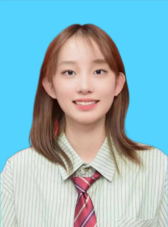
#> input picture fig.png, 168 x 227 px
$ python -i classical_processing.py   (imports and definitions only)   (older library calls are emulated)
#> lines starting #> are read from the running program, lines starting #| are printed output that depends on the picture
#> further down, picture is the input picture: shape (227, 168, 3); mean B, G, R 193.1, 183.2, 145.4
"""传统数字图像处理算法实现。"""

from __future__ import annotations

from pathlib import Path

import cv2
import numpy as np

from utils.io_utils import save_image


def histogram_equalization_color(image_bgr: np.ndarray) -> np.ndarray:
    """对彩色图像的亮度通道做直方图均衡化。"""
    ycrcb = cv2.cvtColor(image_bgr, cv2.COLOR_BGR2YCrCb)
#> ycrcb: shape (227, 168, 3); mean of channels 0, 1, 2 173.1, 108.3, 139.4
    y, cr, cb = cv2.split(ycrcb)
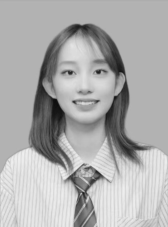
#> y: shape (227, 168); min 13, max 240, mean 173.1
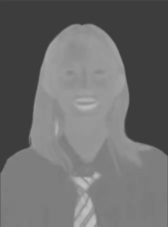
#> cr: shape (227, 168); min 57, max 194, mean 108.3
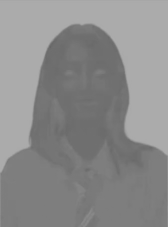
#> cb: shape (227, 168); min 102, max 172, mean 139.4
    equalized_y = cv2.equalizeHist(y)
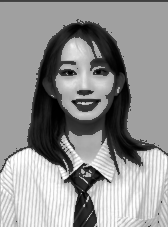
#> equalized_y: shape (227, 168); min 0, max 255, mean 144.5
    return cv2.cvtColor(cv2.merge([equalized_y, cr, cb]), cv2.COLOR_YCrCb2BGR)
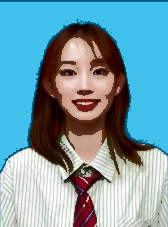
#> returned value: shape (227, 168, 3); mean B, G, R 165.5, 154.8, 117.3


def fourier_spectrum_visualization(gray_image: np.ndarray) -> np.ndarray:
    """生成傅里叶频谱可视化图。"""
    f_transform = np.fft.fft2(gray_image)
    f_shift = np.fft.fftshift(f_transform)
    magnitude = np.log(np.abs(f_shift) + 1.0)
    magnitude = cv2.normalize(magnitude, None, 0, 255, cv2.NORM_MINMAX)
    return magnitude.astype(np.uint8)


def high_pass_filter_frequency(gray_image: np.ndarray) -> np.ndarray:
    """使用频域高通滤波进行高频增强。"""
    rows, cols = gray_image.shape
    crow, ccol = rows // 2, cols // 2

    dft = np.fft.fft2(gray_image)
    dft_shift = np.fft.fftshift(dft)

    # 构造简单高通掩模：中心低频区域置零，其余保留
    mask = np.ones((rows, cols), dtype=np.float32)
    radius = min(rows, cols) // 10
    y, x = np.ogrid[:rows, :cols]
    center_region = (y - crow) ** 2 + (x - ccol) ** 2 <= radius**2
    mask[center_region] = 0.0

    filtered_shift = dft_shift * mask
    restored = np.fft.ifft2(np.fft.ifftshift(filtered_shift))
    restored = np.abs(restored)
    restored = cv2.normalize(restored, None, 0, 255, cv2.NORM_MINMAX)
    return restored.astype(np.uint8)


def run_classical_processing(image_bgr: np.ndarray, output_dir: Path) -> None:
    """执行所有传统图像处理并保存结果。"""
    hist_eq = histogram_equalization_color(image_bgr)
#> (the run stopped early here; a loop or call above may not have finished)
